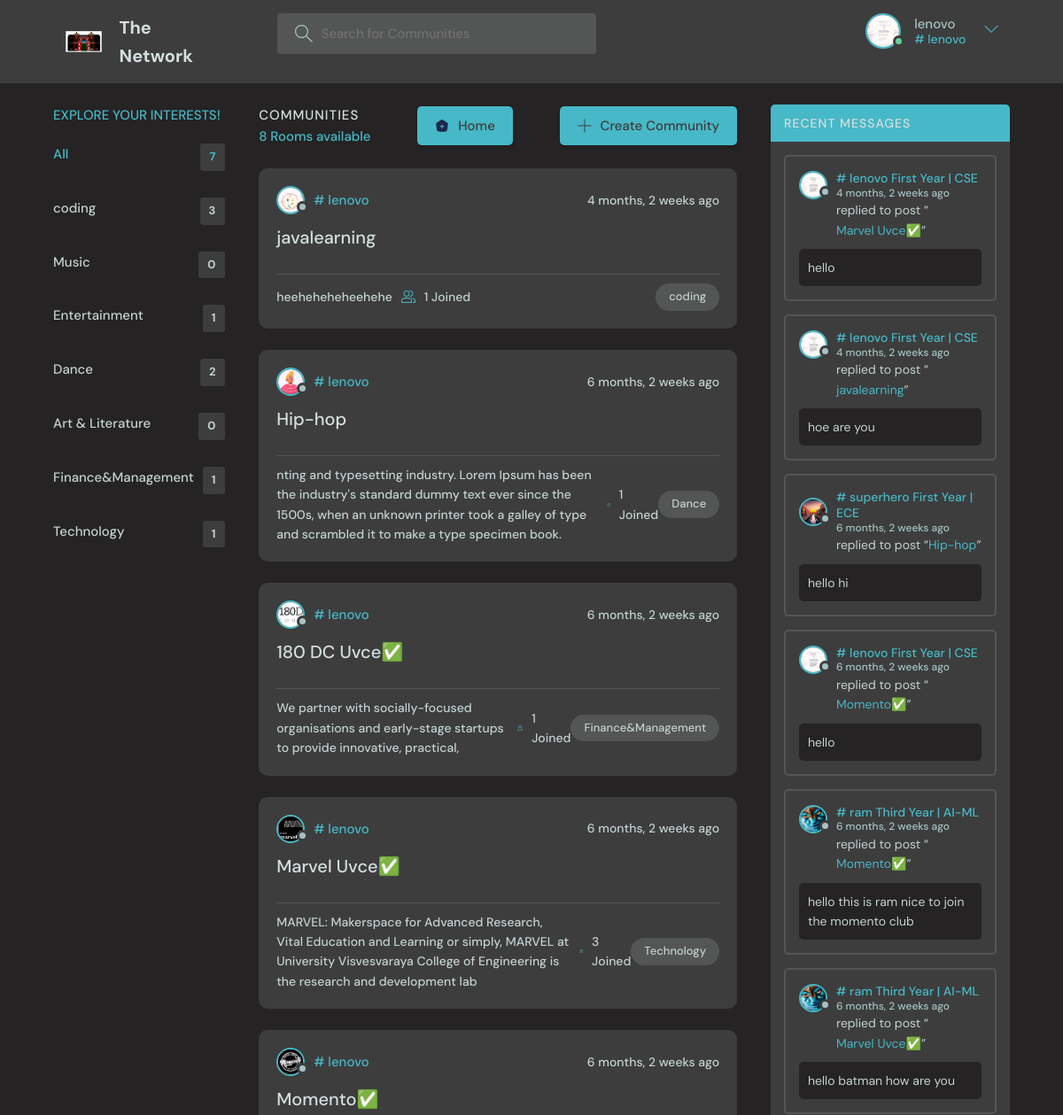
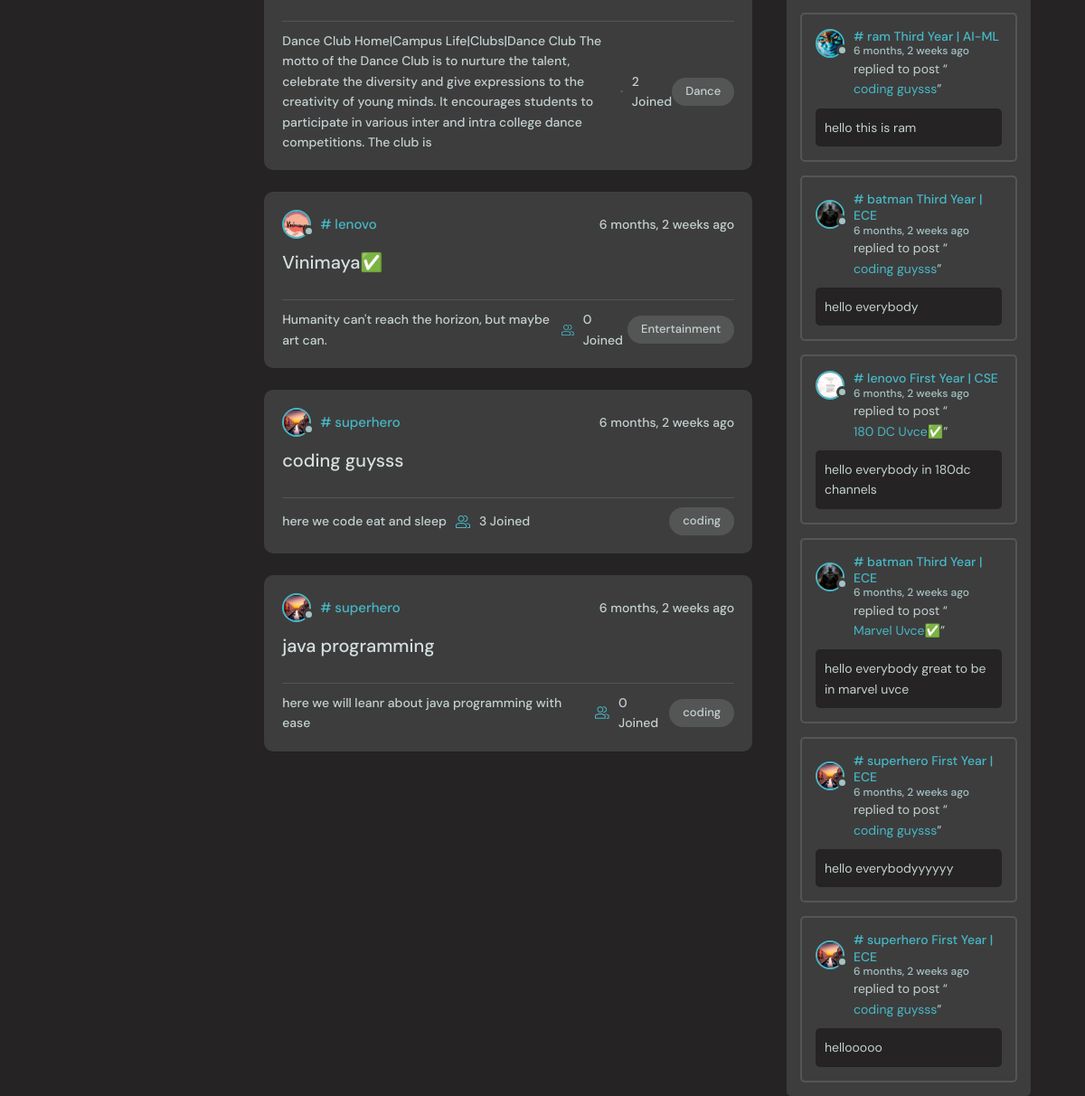
/home/ (signed in), run on the app's committed database (2 pictures, top to bottom).
### app1/models.py (models this page shows, shortened)
class User(AbstractUser):
    name=models.CharField(max_length=200,null=True)
    email=models.EmailField(unique=True,null=True)
    bio=models.TextField(null=True)
    year=models.CharField(max_length=200,default="none",choices=[
      ('First','First'),
      ('Second','Second'),
      ('Third','Third'),
      ('Fourth','Fourth'),
   ])
    branch=models.CharField(max_length=200,default="none",choices=[
      ('CSE','CSE'),
      ('ISE','ISE'),
      ('AI-ML','AI-ML'),
      ('ECE','ECE'),
      ('EEE','EEE'),
      ('MECHE','MECH'),
   ])
    interests=models.CharField(max_length=50,null=True,default="none")
    avatar = models.FileField(null=True,default="none")

class Topic(models.Model):
   tname=models.CharField(max_length=200,null=True)

class Room(models.Model):
    host =models.ForeignKey(User,  on_delete=models.SET_NULL, null=True)
    topicname=models.ForeignKey(Topic, on_delete=models.SET_NULL, null=True)
    name=models.CharField(max_length=200)
    description=models.TextField(null=True,blank=True)
    updated=models.DateTimeField(auto_now=True)
    created=models.DateTimeField(auto_now_add=True)
    participants=models.ManyToManyField(
       User,related_name='participants',blank=True)
    Photo=models.FileField(default='None')
    class Meta:
       ordering=['-updated','-created']
    def __str__(self):
        return self.name if self.name else "Unnamed Room"

class Messages(models.Model):
   user=models.ForeignKey(User, on_delete=models.CASCADE)
   room=models.ForeignKey(Room,on_delete=models.CASCADE,related_name="message")
   body= models.TextField()
   updated=models.DateTimeField(auto_now=True)
   created=models.DateTimeField(auto_now_add=True)
   class Meta:
      ordering = ['-updated', '-created']

### app1/views.py (the view)
# urls.py: path('home/',views.home,name='home'),
@login_required(login_url='login')
def home (request):
    q= request.GET.get('q') if request.GET.get('q')!=None else''
    rooms=Room.objects.filter(
      Q (topicname__tname__icontains=q) |
      Q (description__icontains=q) |
      Q (name__icontains=q)
      )
    topics=Topic.objects.all()
    room_count = rooms.count()
    room_messages=Messages.objects.filter(Q(room__topicname__tname__icontains=q))
    context={'rooms':rooms , 'room_count': room_count, 'topics':topics,'room_messages':room_messages}
    return render(request,'home.html',context)

### app1/templates/home.html (shortened to what this page needs)
{% extends 'base.html' %} {% block start %}
<main class="layout layout--3">
  <div class="container">
    {% include 'browsingtopics.html' %}
    <div class="roomList">
      <div class="roomList__header">
        <div>
          <h2>Communities</h2>
          <p>{{room_count}} Rooms available</p>
        </div>
        <a class="btn btn--main" href="{% url 'feed' %}">
          Home
        </a>
        <a class="btn btn--main" href="{% url 'enterroomdetails' %}">
          <svg
            version="1.1"
            xmlns="http://www.w3.org/2000/svg"
            width="32"
            height="32"
            viewBox="0 0 32 32"
          >
            <title>add</title>
            <path
              d="M16.943 0.943h-1.885v14.115h-14.115v1.885h14.115v14.115h1.885v-14.115h14.115v-1.885h-14.115v-14.115z"
            ></path>
          </svg>
          Create Community
        </a>
      </div>
      {% include 'groupsfeed.html' %}
    </div>
    {% include 'activiyfeed.html' %}
  </div>
</main>
{% endblock start %}

### app1/templates/navbar.html (shortened to what this page needs)
{% load static %}
<div>
  <header class="header header--loggedIn">
    <div class="container">
      <a href="{% url 'home' %}" class="header__logo">
        <h1>The Network</h1>
      </a>
      <form class="header__search" method="GET" action="{% url 'home' %}">
        <label>
          <input name="q" placeholder="Search for Communities" />
        </label>
      </form>
      <nav class="header__menu">
        {% if request.user.is_authenticated %}
        <div class="header__user">
          <a href="{% url 'userupdate' %}">
            <div class="avatar avatar--medium active">
              <img src="{{request.user.avatar.url}}" />
            </div>
            <p>
              {{request.user.username}} <span># {{request.user.username}}</span>
            </p>
          </a>
          <button class="dropdown-button">
            <svg
              version="1.1"
              xmlns="http://www.w3.org/2000/svg"
              width="32"
              height="32"
              viewBox="0 0 32 32"
            >
              <title>chevron-down</title>
              <path d="M16 21l-13-13h-3l16 16 16-16h-3l-13 13z"></path>
            </svg>
          </button>
        </div>
        {% else %}
        <a href="{% url 'login' %}">
          <img src="{% static 'images/avatar.svg' %}" />
          <p>Login</p>
        </a>
        {% endif %}
      </nav>
    </div>
  </header>
</div>

### app1/templates/browsingtopics.html
<div class="topics">
  <div class="topics__header">
    <h2>Explore your interests!</h2>
  </div>
  <ul class="topics__list">
    <li>
      <a href="{% url 'home' %}" class="active"
        >All <span>{{topics.count}}</span></a
      >
    </li>
    {% for j in topics %}
    <li>
      <a href="{% url 'home' %}?q={{j.tname}}"
        >{{j.tname}}<span>{{j.room_set.all.count}}</span></a
      >
    </li>
    {% endfor %}
  </ul>
</div>

### app1/templates/groupsfeed.html (shortened to what this page needs)
<div>
  {% for i in rooms %}
  <div class="roomListRoom">
    <div class="roomListRoom__header">
      <a
        href="{% url 'userprofile' i.host.id %}?q={{i.host.username}}"
        class="roomListRoom__author"
      >
        <div class="avatar avatar--small">
          <img src="{{i.Photo.url}}" />
        </div>
        <span># {{i.host.username}}</span>
      </a>
      <div class="roomListRoom__actions">
        <span>{{i.created|timesince}} ago</span>
      </div>
    </div>
    <div class="roomListRoom__content">
      <a href="{% url 'room' i.id %}">{{i.name}}</a>
    </div>
    <div class="roomListRoom__meta">
      <a href="{% url 'room' i.id %}" class="roomListRoom__joined">
        <p>{{i.description}}</p>
        {{i.participants.all.count}} Joined
      </a>
      <p class="roomListRoom__topic">{{i.topicname.tname}}</p>
    </div>
  </div>
  {% endfor %}
</div>

### app1/templates/activiyfeed.html
<div class="activities">
  <div class="activities__header">
    <h2>Recent Messages</h2>
  </div>
  {% for f in room_messages %}
  <div class="activities__box">
    <div class="activities__boxHeader roomListRoom__header">
      <a
        href="{% url 'userprofile' f.user.id %}?q={{f.user.username}}"
        class="roomListRoom__author"
      >
        <div class="avatar avatar--small">
          <img src="{{f.user.avatar.url}}" />
        </div>
        <p>
          # {{f.user.username}} {{f.user.year}} Year | {{f.user.branch}}
          <span>{{f.created|timesince}} ago</span>
        </p>
      </a>
    </div>
    <div class="activities__boxContent">
      <p>
        replied to post “<a href="{% url 'room' f.room.id %}">{{f.room}}</a>”
      </p>
      <div class="activities__boxRoomContent">{{f.body}}</div>
    </div>
  </div>
  {% endfor %}
</div>

### data on the page
User: user.avatar (picture), user.username "lenovo"
Topic: tname "coding", room_set.all.count "3"
Topic: tname "Music", room_set.all.count "0"
Topic: tname "Entertainment", room_set.all.count "1"
Topic: tname "Dance", room_set.all.count "2"
Topic: tname "Art & Literature", room_set.all.count "0"
Topic: tname "Finance&Management", room_set.all.count "1"
Topic: tname "Technology", room_set.all.count "1"
Room: Photo (picture), host.username "lenovo", created "4 months, 2 weeks", name "javalearning", description "heeheheheheehehe", participants.all.count "1", topicname.tname "coding"
Room: Photo (picture), host.username "lenovo", created "6 months, 2 weeks", name "Hip-hop", description "nting and typesetting industry. Lorem Ipsum has been the industry's standard dummy text ever since the 1500s, when an unknown printer took a galley of type and scrambled it to make a type specimen book.", participants.all.count "1", topicname.tname "Dance"
Room: Photo (picture), host.username "lenovo", created "6 months, 2 weeks", name "180 DC Uvce✅", description "We partner with socially-focused organisations and early-stage startups to provide innovative, practical,", participants.all.count "1", topicname.tname "Finance&Management"
Room: Photo (picture), host.username "lenovo", created "6 months, 2 weeks", name "Marvel Uvce✅", description "MARVEL: Makerspace for Advanced Research, Vital Education and Learning or simply, MARVEL at University Visvesvaraya College of Engineering is the research and development lab", participants.all.count "3", topicname.tname "Technology"
Room: Photo (picture), host.username "lenovo", created "6 months, 2 weeks", name "Momento✅", description "Dance Club Home|Campus Life|Clubs|Dance Club The motto of the Dance Club is to nurture the talent, celebrate the diversity and give expressions to the creativity of young minds. It encourages students to participate in various inter and intra college dance competitions. The club is", participants.all.count "2", topicname.tname "Dance"
Room: Photo (picture), host.username "lenovo", created "6 months, 2 weeks", name "Vinimaya✅", description "Humanity can't reach the horizon, but maybe art can.", participants.all.count "0", topicname.tname "Entertainment"
Room: Photo (picture), host.username "superhero", created "6 months, 2 weeks", name "coding guysss", description "here we code eat and sleep", participants.all.count "3", topicname.tname "coding"
Room: Photo (picture), host.username "superhero", created "6 months, 2 weeks", name "java programming", description "here we will leanr about java programming with ease", participants.all.count "0", topicname.tname "coding"
Messages: user.avatar (picture), user.username "lenovo", user.year "First", user.branch "CSE", created "4 months, 2 weeks", room "Marvel Uvce✅", body "hello"
Messages: user.avatar (picture), user.username "lenovo", user.year "First", user.branch "CSE", created "4 months, 2 weeks", room "javalearning", body "hoe are you"
Messages: user.avatar (picture), user.username "superhero", user.year "First", user.branch "ECE", created "6 months, 2 weeks", room "Hip-hop", body "hello hi"
Messages: user.avatar (picture), user.username "lenovo", user.year "First", user.branch "CSE", created "6 months, 2 weeks", room "Momento✅", body "hello"
Messages: user.avatar (picture), user.username "ram", user.year "Third", user.branch "AI-ML", created "6 months, 2 weeks", room "Momento✅", body "hello this is ram nice to join the momento club"
Messages: user.avatar (picture), user.username "ram", user.year "Third", user.branch "AI-ML", created "6 months, 2 weeks", room "Marvel Uvce✅", body "hello batman how are you"
Messages: user.avatar (picture), user.username "ram", user.year "Third", user.branch "AI-ML", created "6 months, 2 weeks", room "coding guysss", body "hello this is ram"
Messages: user.avatar (picture), user.username "batman", user.year "Third", user.branch "ECE", created "6 months, 2 weeks", room "coding guysss", body "hello everybody"
Messages: user.avatar (picture), user.username "lenovo", user.year "First", user.branch "CSE", created "6 months, 2 weeks", room "180 DC Uvce✅", body "hello everybody in 180dc channels"
Messages: user.avatar (picture), user.username "batman", user.year "Third", user.branch "ECE", created "6 months, 2 weeks", room "Marvel Uvce✅", body "hello everybody great to be in marvel uvce"
Messages: user.avatar (picture), user.username "superhero", user.year "First", user.branch "ECE", created "6 months, 2 weeks", room "coding guysss", body "hello everybodyyyyyy"
Messages: user.avatar (picture), user.username "superhero", user.year "First", user.branch "ECE", created "6 months, 2 weeks", room "coding guysss", body "hellooooo"

### other printed values
{{ topics.count }} "7"
{{ room_count }} "8"
